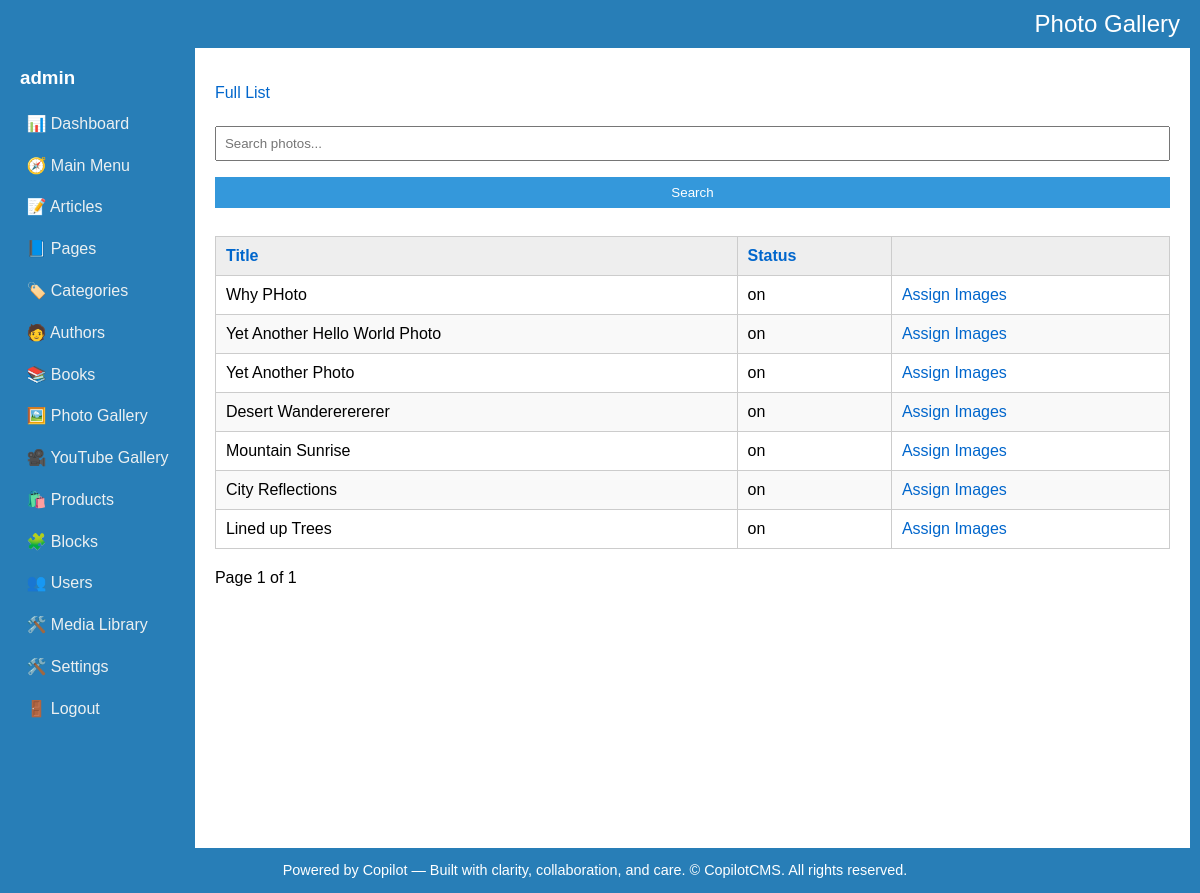
Before: /admin/photo_gallery/list_assign_images.php (signed in) with the older database file.
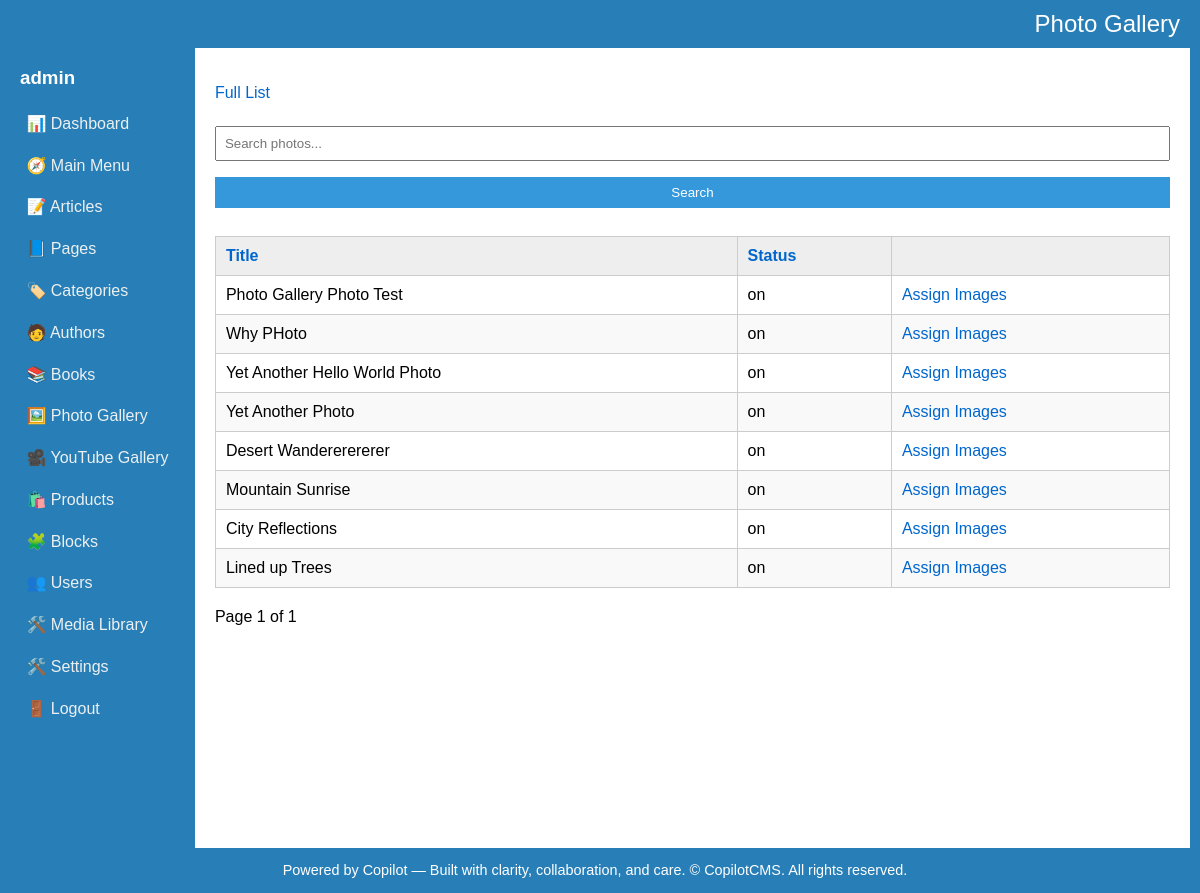
After: the same page with the newer database file.
### tables this page shows
CREATE TABLE IF NOT EXISTS `photo_gallery` (
  `key_photo_gallery` int(11) NOT NULL AUTO_INCREMENT,
  `key_media_banner` int(10) UNSIGNED DEFAULT NULL,
  `title` varchar(255) DEFAULT NULL,
  `image_url` varchar(2000) DEFAULT NULL,
  `description` text,
  `status` varchar(50) DEFAULT NULL,
  `entry_date_time` datetime DEFAULT CURRENT_TIMESTAMP,
  `update_date_time` timestamp NOT NULL DEFAULT CURRENT_TIMESTAMP,
  `created_by` int(10) UNSIGNED DEFAULT NULL,
  `updated_by` int(10) UNSIGNED DEFAULT NULL,
  `url` varchar(200) DEFAULT NULL,
  PRIMARY KEY (`key_photo_gallery`),
  KEY `fk_photo_gallery_media` (`key_media_banner`)
);

### admin/photo_gallery/list_assign_images.php (the view, shortened to what this page needs)
<?php
include '../db.php';
include '../layout.php';
?>
<p><a href="list.php">Full List</a></p>
<form method="get">
  <input type="text" name="q" placeholder="Search photos..." value="<?= htmlspecialchars($_GET['q'] ?? '') ?>">
  <input type="submit" value="Search">
</form>
<table>
  <thead>
    <tr>
      <th><?= sortLink('Title', 'title', $_GET['sort'] ?? '', $_GET['dir'] ?? '') ?></th>
      <th><?= sortLink('Status', 'status', $_GET['sort'] ?? '', $_GET['dir'] ?? '') ?></th>
      <th></th>
    </tr>
  </thead>
  <tbody>
    <?php
    $limit = 10;
    $page = isset($_GET['page']) ? max(1, intval($_GET['page'])) : 1;
    $offset = ($page - 1) * $limit;
	$sort = $_GET['sort'] ?? 'entry_date_time';
	$dir = $_GET['dir'] ?? 'desc';
	$allowedSorts = ['title', 'status'];
	if (!in_array($sort, $allowedSorts)) $sort = 'entry_date_time';
    $sql = "SELECT * FROM photo_gallery";
    $sql .= " ORDER BY $sort $dir LIMIT $limit OFFSET $offset";
    $result = $conn->query($sql);
    while ($row = $result->fetch_assoc()) {
      $key = $row['key_photo_gallery'];
      echo "<tr>
        <td>{$row['title']}</td>
        <td>{$row['status']}</td>
        <td>
          <a href='#' onclick='openImageModal($key)'>Assign Images</a>
        </td>
      </tr>";
    }
	$countSql = "SELECT COUNT(*) AS total FROM photo_gallery";
	$countResult = $conn->query($countSql);
	$totalArticles = $countResult->fetch_assoc()['total'];
	$totalPages = ceil($totalArticles / $limit);
    ?>
  </tbody>
</table>
<div id="pager">
	Page <?php echo $page; ?> of <?php echo $totalPages; ?>
</div>

Changed rows visible on the page:
added photo_gallery: title "Photo Gallery Photo Test", status "on"
